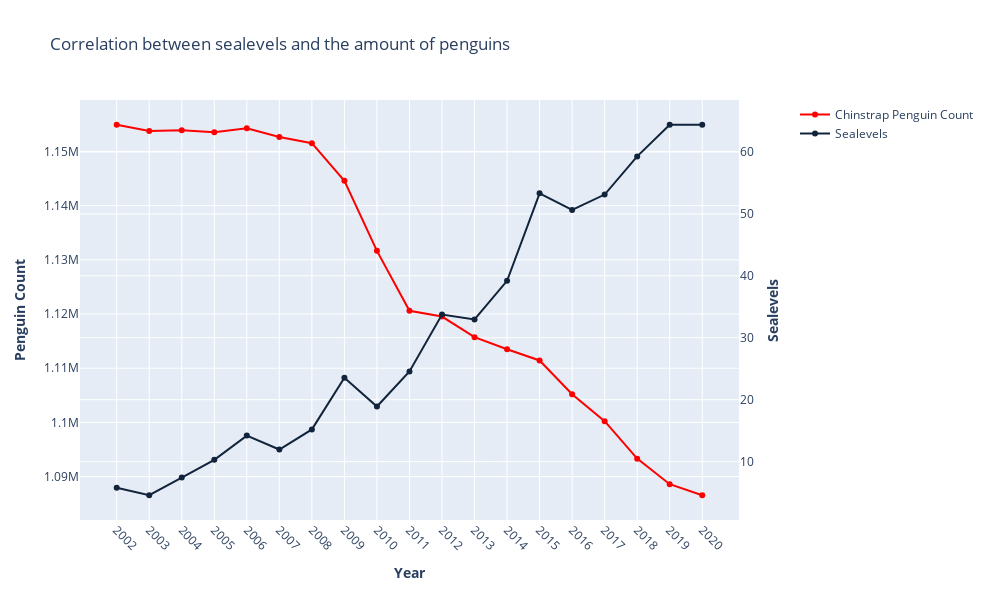

Notebook code cell kept with this figure:
### Markdown cell above
#### This bar plot visualizes the total count of penguins. The data is derived from the years 2002 to 2020, which were selected due to the absence of any data gaps between those years. It is evident that the penguin population shows a slight increase each year, aligning well with the overall trend. - Proofread

### Code cell
sealevels_range_2002_2020 = sealevels[(sealevels['year'] >= 2002) & (sealevels['year'] <= 2020)]
chinstrap_penguin = interpolated_data[interpolated_data['common_name'] == 'chinstrap penguin'].groupby('year')['penguin_count'].sum()

# Create figure with secondary y-axis
fig = make_subplots(specs=[[{"secondary_y": True}]])

# Add traces
fig.add_trace(
    go.Scatter(x=chinstrap_penguin.index, y=chinstrap_penguin, name="Chinstrap Penguin Count", line=dict(color="#FF0000")),
    secondary_y=False,
)

fig.add_trace(
    go.Scatter(x=sealevels_range_2002_2020['year'], y=sealevels_range_2002_2020['GMSL_GIA'], name="Sealevels", line=dict(color="#11243B")),
    secondary_y=True,
)

# Add figure title
fig.update_layout(
    title_text="Correlation between sealevels and the amount of penguins"
)

# Set x-axis title
fig.update_xaxes(title_text="<b>Year</b>", tickangle= 45)

# Set y-axes titles
fig.update_yaxes(title_text="<b>Penguin Count</b>", secondary_y=False)
fig.update_yaxes(title_text="<b>Sealevels</b>", secondary_y=True)

fig.update_layout(xaxis=dict(tickvals=sealevels_range_2002_2020['year']),
                autosize=False,
                width=990,
                height=600
            )

fig.show()

### Figure 1 — Plotly figure (JSON) as saved in the notebook; plotly's stock layout.template omitted (floating-point values rounded to 4 significant figures)
{"data": [{"line": {"color": "#FF0000"}, "name": "Chinstrap Penguin Count", "type": "scatter", "x": [2002, 2003, 2004, 2005, 2006, 2007, 2008, 2009, 2010, 2011, 2012, 2013, 2014, 2015, 2016, 2017, 2018, 2019, 2020], "xaxis": "x", "y": [1155000.0, 1154000.0, 1154000.0, 1154000.0, 1154000.0, 1153000.0, 1152000.0, 1145000.0, 1132000.0, 1121000.0, 1120000.0, 1116000.0, 1114000.0, 1111000.0, 1105000.0, 1100000.0, 1093000.0, 1089000.0, 1086566], "yaxis": "y"}, {"line": {"color": "#11243B"}, "name": "Sealevels", "type": "scatter", "x": [2002, 2003, 2004, 2005, 2006, 2007, 2008, 2009, 2010, 2011, 2012, 2013, 2014, 2015, 2016, 2017, 2018, 2019, 2020], "xaxis": "x", "y": [5.78, 4.58, 7.43, 10.3, 14.21, 11.96, 15.21, 23.54, 18.9, 24.57, 33.75, 32.95, 39.2, 53.32, 50.64, 53.12, 59.28, 64.39, 64.39], "yaxis": "y2"}], "layout": {"autosize": false, "height": 600, "title": {"text": "Correlation between sealevels and the amount of penguins"}, "width": 990, "xaxis": {"anchor": "y", "domain": [0, 0.94], "tickangle": 45, "tickvals": [2002, 2003, 2004, 2005, 2006, 2007, 2008, 2009, 2010, 2011, 2012, 2013, 2014, 2015, 2016, 2017, 2018, 2019, 2020], "title": {"text": "<b>Year</b>"}}, "yaxis": {"anchor": "x", "domain": [0, 1], "title": {"text": "<b>Penguin Count</b>"}}, "yaxis2": {"anchor": "x", "overlaying": "y", "side": "right", "title": {"text": "<b>Sealevels</b>"}}}}
